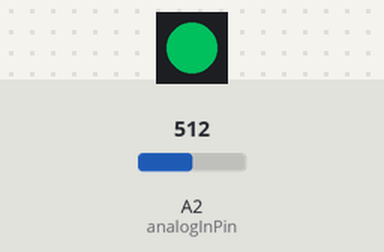
Recording of a sketch running on a simulated Arduino Uno, built with avr-gcc and run on an emulated ATmega328P. On the bench: 1 RGB LEDs in strip order, left to right. The inputs (shaded band) are chosen by the test bench; at power-on: A2 (analogInPin) = 512. Dim RGB values are drawn brighter than linear.

Above: at 2.2 s.
2.3 s: A2 (analogInPin) set to 498
At 3.5 s:
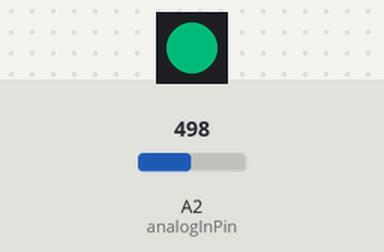
3.8 s: A2 (analogInPin) set to 306
At 4.7 s:
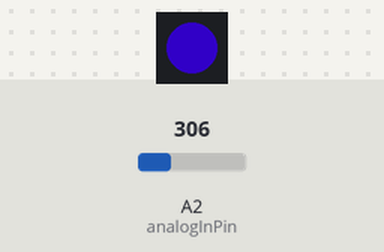
5.3 s: A2 (analogInPin) set to 270
At 5.8 s:
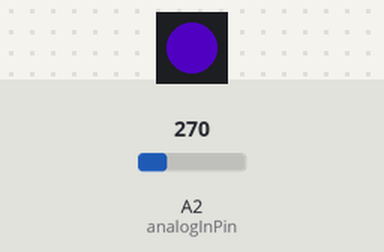
6.8 s: A2 (analogInPin) set to 235
At 8.0 s:
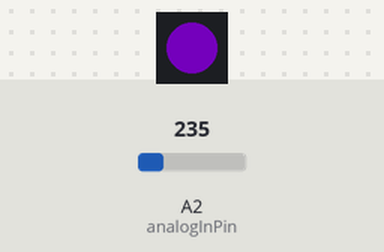
8.3 s: A2 (analogInPin) set to 224
At 9.3 s:
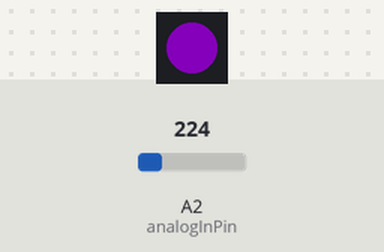
9.8 s: A2 (analogInPin) set to 207
At 10.5 s:
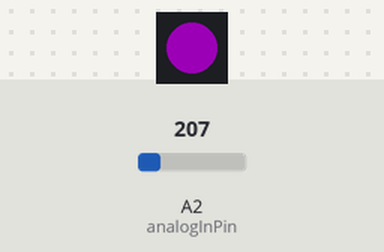
Timing chart, 0 to 12.3 s (numbered marks = the images above; inputs shaded):
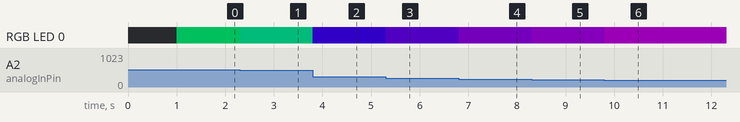

The sketch:

Color_HUE.ino
```cpp
#include <FastLED.h>
#define LED_PIN     2
const int analogInPin = A2;
#define NUM_LEDS    1
#define CHIPSET     WS2811
#define COLOR_ORDER GRB
#define TEMPERATURE_2 Tungsten100W
CRGB leds[NUM_LEDS];
int BRIGHTNESS = 200;
int hVal = 255;
int sensorValue = 0;
int outputValue = 0;
void loop()
{
  sensorValue = analogRead(analogInPin);
  outputValue = map(sensorValue, 0, 1023, 255, 0);
  CHSV myHSVcolor(outputValue, 255, BRIGHTNESS); //色调,饱和度,明亮度
  FastLED.setBrightness(BRIGHTNESS);
  fill_solid(leds, NUM_LEDS, myHSVcolor);
  FastLED.show();
}

void setup() {
  FastLED.clear();
  delay( 1000 ); // power-up safety delay
  FastLED.addLeds<CHIPSET, LED_PIN, COLOR_ORDER>(leds, NUM_LEDS).setCorrection( TypicalSMD5050 );
  FastLED.setBrightness(127);
}
```

Measured:
- after the input at 2.3 s, RGB LED 0: RGB(0, 82, 40) → RGB(0, 74, 48) at once
- after the input at 3.8 s, RGB LED 0: RGB(0, 74, 48) → RGB(24, 0, 98) at once
- after the input at 5.3 s, RGB LED 0: RGB(24, 0, 98) → RGB(36, 0, 87) at once
- after the input at 6.8 s, RGB LED 0: RGB(36, 0, 87) → RGB(47, 0, 76) at once
- after the input at 8.3 s, RGB LED 0: RGB(47, 0, 76) → RGB(51, 0, 72) at once
- after the input at 9.8 s, RGB LED 0: RGB(51, 0, 72) → RGB(56, 0, 66) at once
